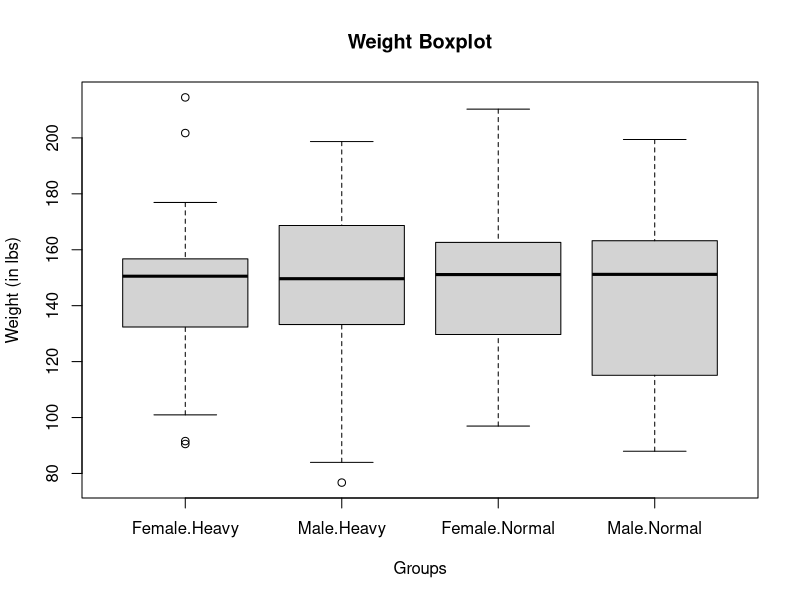

Write R code to recreate this figure.
#This is one of several ways to create boxplots in R.

rm(list=ls(all=TRUE))  #Clears variables from previous runs.

#Create some pretend data.
#   For the purposes of a boxplot, don't worry about the details).
fakeData <- data.frame(
  Weight=rnorm(n=100, mean=150, sd=30),
  Gender=rep(c("Male", "Female"),each=50),
  Category=rep(c("Normal", "Heavy"), times=50)
)

boxplot(
  formula = Weight ~ Gender + Category, #Specify the equation in the form: DV ~ IV1 + IV2
  data = fakeData,  #Specify the dataset
  main = "Weight Boxplot", #Declare the main title.
  xlab = "Groups", #Declare the label for the x-axis.
  ylab = "Weight (in lbs)" #Declare the label for the y-axis.
) 
